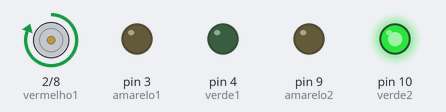
A sketch run on a simulated Arduino Uno, built with avr-gcc and run on an emulated ATmega328P. Parts: motor-driver pin pairs drawn as motors (green arrow = first pin HIGH = forward, orange = second pin HIGH = backward, longer = more drive), output pins drawn as LEDs (lit = HIGH).

Above: at 1.2 s.
At 3.7 s:
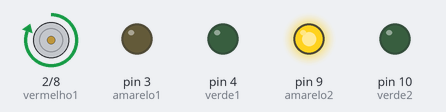
At 6.2 s:
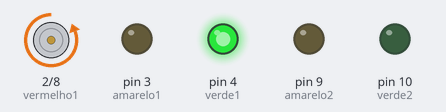
At 8.7 s:
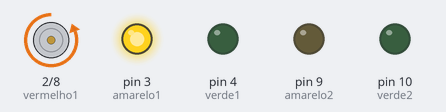
Timing chart, 0 to 13.0 s (numbered marks = the images above):
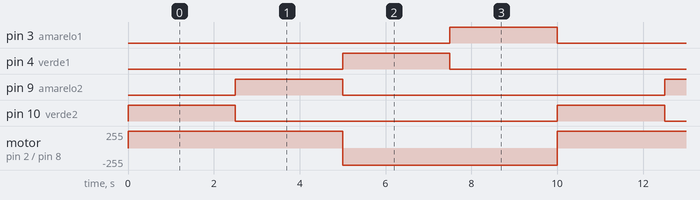

The sketch:

C_digo.ino
```cpp
int vermelho1 = 2;
int amarelo1 = 3;
int verde1 = 4;
int vermelho2 = 8;
int amarelo2 = 9;
int verde2 = 10;

void setup()
{
  pinMode(vermelho1, OUTPUT);
  pinMode(amarelo1, OUTPUT);
  pinMode(verde1, OUTPUT);
  pinMode(vermelho2, OUTPUT);
  pinMode(amarelo2, OUTPUT);
  pinMode(verde2, OUTPUT);
}
void loop() {
  digitalWrite(vermelho1, HIGH);
  digitalWrite(amarelo1, LOW);
  digitalWrite(verde1, LOW);
  digitalWrite(vermelho2, LOW);
  digitalWrite(amarelo2, LOW);
  digitalWrite(verde2, HIGH);
  delay(2500);

  digitalWrite(vermelho1, HIGH);
  digitalWrite(amarelo2, HIGH);
  digitalWrite(verde2, LOW);
  delay(2500);

  digitalWrite(vermelho1, LOW);
  digitalWrite(verde1, HIGH);
  digitalWrite(vermelho2, HIGH);
  digitalWrite(amarelo2, LOW);
  delay(2500);

  digitalWrite(verde1, LOW);
  digitalWrite(amarelo1, HIGH);
  digitalWrite(vermelho2, HIGH);
  delay(2500);
}
```

Measured:
- by itself, pin 3 (amarelo1), pin 4 (verde1), pin 9 (amarelo2), pin 10 (verde2): alternates HIGH for 2.5 s and LOW for 7.5 s
- by itself, motor on pin 2 (vermelho1) / pin 8 (vermelho2): alternates forward 255/255 for 5.0 s and backward 255/255 for 5.0 s
